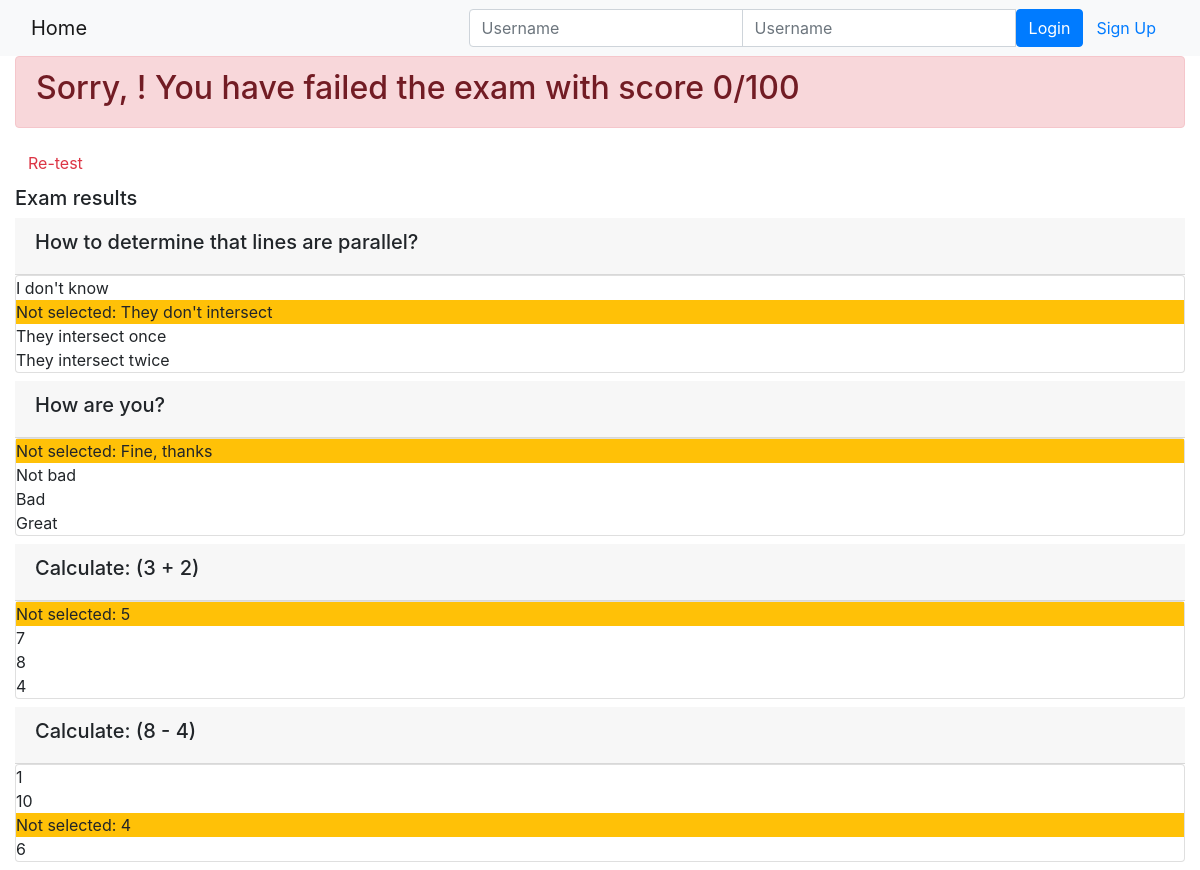
Page /onlinecourse/course/1/submission/1/result/ on the committed database.
### onlinecourse/models.py (models this page shows, shortened)
class Question(models.Model):
    lesson = models.ForeignKey(Lesson, on_delete=models.CASCADE)
    text = models.TextField()
    grade = models.IntegerField()
    def is_get_score(self, selected_ids):
        correct_choices = self.choices.filter(is_correct=True)
        correct_ids = set(correct_choices.values_list('id', flat=True))
        if correct_ids == selected_ids:
            return True
        else:
            return False

class Choice(models.Model):
    question = models.ForeignKey(Question, on_delete=models.CASCADE, related_name='choices')
    text = models.TextField()
    is_correct = models.BooleanField(default=False)

### onlinecourse/views.py (the view)
def show_exam_result(request, course_id, submission_id):
    course = Course.objects.get(id=course_id)
    submission_obj = Submission.objects.get(id=submission_id)
    choices = submission_obj.choices.all()
    total_score = 0
    selected_ids = []  # Список id всех выбранных ответов в экзамене
    questions = []  # Список вопросов, на которые давались ответы в экзамене
    for choice in choices:
        selected_ids.append(choice.id)
        questions.append(choice.question)
    questions = set(questions)
    for question in questions:
        selected_choices = question.choices.filter(id__in=selected_ids)  # Список выбранных ответов в вопросе
        selected_ids_in_question = set(
            selected_choices.values_list('id', flat=True))  # Множество id выбранных ответов в одном вопросе
        if question.is_get_score(selected_ids_in_question):
            total_score += question.grade
    context = {'course': course,
               'total_score': total_score,
               'selected_ids': selected_ids}
    return render(request, 'onlinecourse/exam_result_bootstrap.html', context)

### onlinecourse/templates/onlinecourse/exam_result_bootstrap.html (shortened to what this page needs)
<!DOCTYPE html>
<html lang="en">
<head>
    {% load static %}
    <link rel="stylesheet" href="https://maxcdn.bootstrapcdn.com/bootstrap/4.5.2/css/bootstrap.min.css">
</head>
<body>
 <nav class="navbar navbar-light bg-light">
    <div class="container-fluid">
        <div class="navbar-header">
              <a class="navbar-brand" href="{% url 'onlinecourse:index' %}">Home</a>
        </div>
        <ul class="nav navbar-nav navbar-right">
            {% if user.is_authenticated %}
            <li>
                <a class="btn btn-link" href="#">{{ user.first_name }}({{ user.username }})</a>
                <a class="btn btn-link" href="{% url 'onlinecourse:logout' %}">Logout</a>
            </li>
            {% else %}
            <li>
                <form class="form-inline" action="{% url 'onlinecourse:login' %}" method="post">
                    <div class="input-group">
                        <input type="text" class="form-control" placeholder="Username" name="username" >
                        <input type="password" class="form-control" placeholder="Username" name="psw" >
                        <button class="btn btn-primary" type="submit">Login</button>
                        <a class="btn btn-link" href="{% url 'onlinecourse:registration' %}">Sign Up</a>
                    </div>
                </form>
            </li>
            {% endif %}
        </ul>
    </div>
</nav>
<div class="container-fluid">
    {% if total_score > 80 %}
    <div class="alert alert-success">
        <h2>Congratulations, {{ request.user.username }}!
            You have passed the exam and completed the course with score {{ total_score }}/100</h2>
    </div>
        {% else %}
        <div class="alert alert-danger">
            <h2>Sorry, {{ request.user.username }}!
                You have failed the exam with score {{ total_score }}/100</h2>
        </div>
        <a class="btn btn-link text-danger" href="{% url 'onlinecourse:course_details' course.id %}">Re-test</a>
        {% endif %}
        <div class="card-columns-vertical mt-1">
        <h5 class="">Exam results</h5>
            {% for lesson in course.lesson_set.all %}
                {% for question in lesson.question_set.all %}
                        <div class="card-header"><h5>{{ question.text }}</h5></div>
                    <div class="card mb-2">
                    {% for choice in question.choices.all %}
                        {% if choice.is_correct and choice.id in selected_ids %}
                            <div class="bg-success">Correct answer: {{ choice.text }}</div>
                        {% elif choice.is_correct %}
                            <div class="bg-warning">Not selected: {{ choice.text }}</div>
                        {% elif not choice.is_correct and choice.id in selected_ids %}
                            <div class="bg-danger">Incorrect: {{ choice.text }}</div>
                        {% elif not choice.is_correct %}
                            {{ choice.text }}<br>
                        {% endif %}
                    {% endfor %}
                    </div>
                {% endfor %}
            {% endfor %}
        </div>
    </div>
</body>
</html>

### rows in the picture
Question: text "How to determine that lines are parallel?"
Choice: text "I don't know"
Choice: text "They don't intersect"
Choice: text "They intersect once"
Choice: text "They intersect twice"
Question: text "How are you?"
Choice: text "Fine, thanks"
Choice: text "Not bad"
Choice: text "Bad"
Choice: text "Great"
Question: text "Calculate: (3 + 2)"
Choice: text "5"
Choice: text "7"
Choice: text "8"
Choice: text "4"
Question: text "Calculate: (8 - 4)"
Choice: text "1"
Choice: text "10"
Choice: text "4"
Choice: text "6"

### other values in the picture
{{ total_score }} "0"
